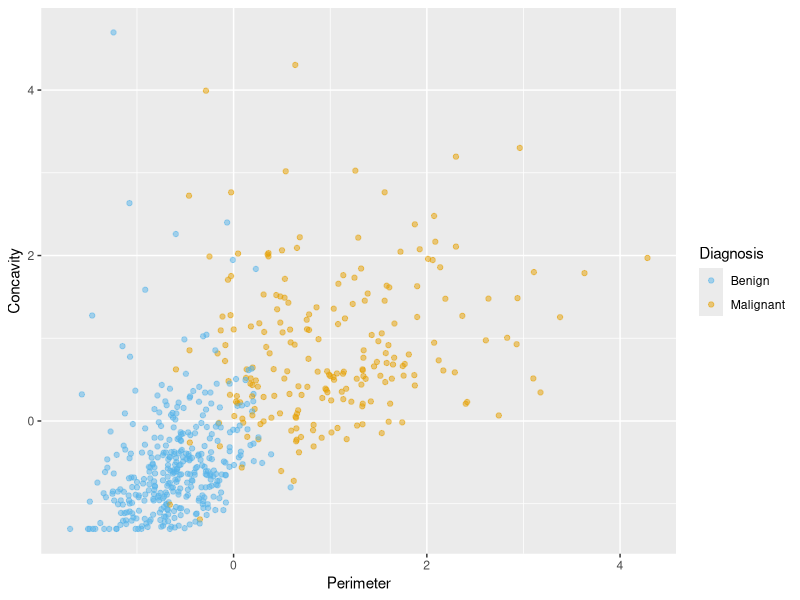

The R script that drew this image:
## ---- chunk 1
knitr::opts_chunk$set(echo = TRUE)
## ---- chunk 2
# load libraries
library(tidyverse)
library(caret)

#load data
cancer <- read_csv("data/clean-wdbc.data.csv") %>% 
  mutate(Class = as.factor(Class)) # because we will be doing statistical analysis on a categorical variable

# colour palette
cbPalette <- c("#56B4E9", "#E69F00","#009E73", "#F0E442", "#0072B2", "#D55E00", "#CC79A7", "#999999") 

# create scatter plot of tumour cell concavity versus perimeter, 
# labelling the points be diagnosis class
perim_concav <- cancer %>%  
  ggplot(aes(x = Perimeter, y = Concavity, color = Class)) + 
    geom_point(alpha = 0.5) +
    labs(color = "Diagnosis") + 
    scale_color_manual(labels = c("Benign", "Malignant"), values = cbPalette)
perim_concav
## ---- chunk 3
set.seed(1234) # makes the random selection of rows reproducible
set_rows <- cancer %>% 
  select(Class) %>% 
  unlist() %>% # converts Class from a tibble to a vector
  createDataPartition(p = 0.60, list = FALSE)
head(set_rows)
## ---- chunk 4
training_set <- cancer %>% slice(set_rows)
validation_set <- cancer %>% slice(-set_rows)
glimpse(training_set)
## ---- chunk 5
glimpse(validation_set)
## ---- chunk 6
X_train <- training_set %>% 
  select(Concavity, Perimeter) %>% 
  data.frame()
Y_train <- training_set %>% 
  select(Class) %>% 
  unlist()
k = data.frame(k = 3)
model_knn <- train(x = X_train, y = Y_train, method = "knn", tuneGrid = k)
model_knn
## ---- chunk 7
X_validation <- validation_set %>% 
  select(Concavity, Perimeter) %>% 
  data.frame()
Y_validation_predicted <- predict(object = model_knn, X_validation)
head(Y_validation_predicted)
## ---- chunk 8
Y_validation <- validation_set %>% 
  select(Class) %>% 
  unlist()

model_quality <- confusionMatrix(data = Y_validation_predicted, reference = Y_validation)
model_quality
